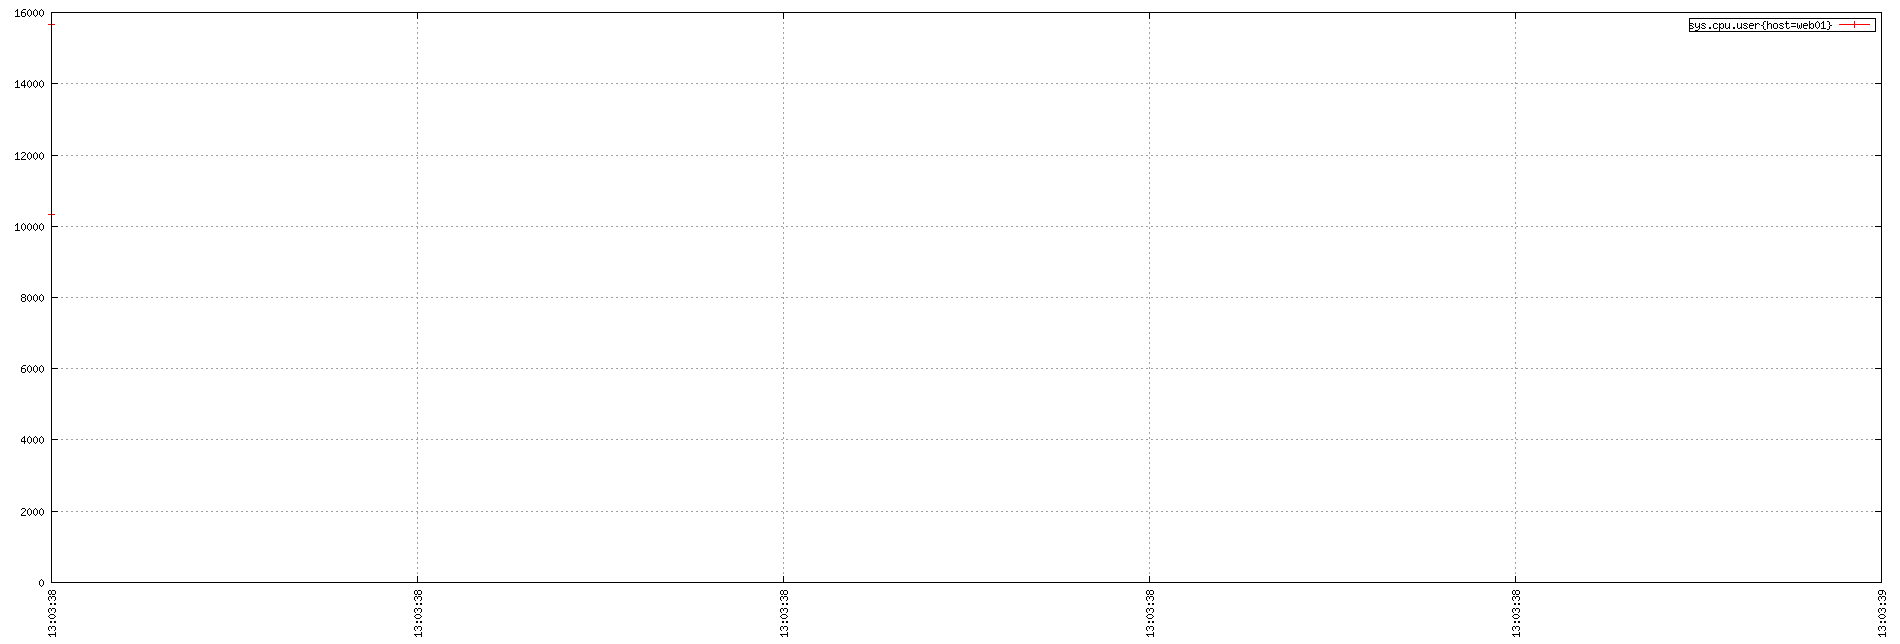

gnuplot code for this plot:
set term png small size 1900,644
set xdata time
set timefmt "%s"
if (GPVAL_VERSION < 4.6) set xtics rotate; else set xtics rotate right
set output "${TMPDIR-'tmp'}/tsd/727f6dc6.png"
set xrange ["1670245418":"1670245419"]
set format x "%H:%M:%S"
set grid
set style data linespoint
set key right box
set yrange [0:]
plot  "${TMPDIR-'tmp'}/tsd/727f6dc6_0.dat" using 1:2 title "sys.cpu.user{host=web01}"
